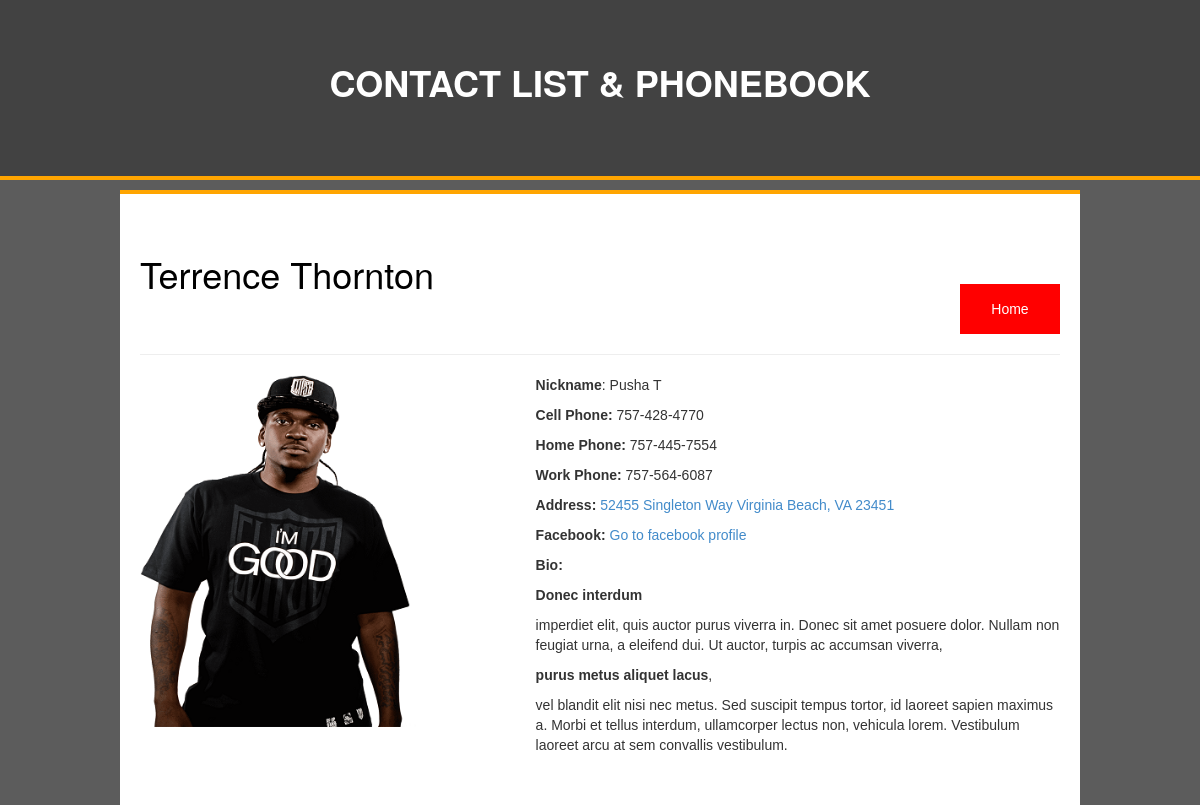
The page /phonebook_database/contact.php?id=30 on the database its author committed.
### tables this page shows
CREATE TABLE `contacts` (
  `contact_id` int(11) NOT NULL,
  `contact_fname` varchar(100) NOT NULL,
  `contact_lname` varchar(100) NOT NULL,
  `contact_nickname` varchar(100) NOT NULL,
  `contact_cphone` varchar(50) NOT NULL,
  `contact_hphone` varchar(50) NOT NULL,
  `contact_wphone` varchar(50) NOT NULL,
  `contact_facebook` varchar(50) NOT NULL,
  `contact_address` varchar(100) NOT NULL,
  `contact_city` varchar(50) NOT NULL,
  `contact_state` varchar(50) NOT NULL,
  `contact_zipcode` varchar(50) NOT NULL,
  `contact_profile` varchar(255) NOT NULL,
  `contact_notes` longblob NOT NULL,
  `contact_status` enum('0','1') NOT NULL DEFAULT '1'
);

### phonebook_database/contact.php (the view, shortened to what this page needs)
<?php
	if (isset($_GET['id'])) {
		$contact_id = $_GET['id'];
		require_once"connect.php";
		$contacts = array();
		$all_contacts = "select * from contacts where contact_id = '$contact_id'";
		$sql_all_contacts = $conn->query($all_contacts);
		while ($row = mysqli_fetch_assoc($sql_all_contacts)) {
			$contacts[] = $row;
		}
		foreach ($contacts as $contact);
	}
 ?>
<!DOCTYPE html>
<html>
<head>
	<?php include"includes/head.inc"; ?>
</head>
<body>
	<div class="wrapper">
		<?php include"includes/header.inc"; ?>
		<div class="content">
				<div class="floatl"><h1><?php echo $contact["contact_fname"] . " " . $contact["contact_lname"]; ?></h1></div>
				<a class="floatr" href="index.php"><input class="cancel_contact_button" type="button" value="Home"></a>
				<hr>
				<div class="contact">
					<?php
						if ($contact["contact_profile"] == "") {?>
							<img src="img/default_profile_pic.jpg" alt="default image"  width="30%" style="float:left;">
						<?php } else{?>
						<img src="profile_images/<?php echo $contact["contact_profile"]?>" alt="" width="30%" style="float:left;">
						<?php } ?>
					<div class="contact_info">
						<p><b>Nickname</b>: <?php echo $contact["contact_nickname"] ?></p>
						<p><b>Cell Phone:</b> <?php echo $contact["contact_cphone"] ?></p>
						<p><b>Home Phone:</b> <?php echo $contact["contact_hphone"] ?></p>
						<p><b>Work Phone:</b> <?php echo $contact["contact_wphone"] ?></p>
						<p><b>Address:</b> <a href="http://maps.google.com/?q=<?php echo $contact["contact_address"] . " " . $contact["contact_city"] . ", " . $contact["contact_state"] . " " . $contact["contact_zipcode"]?>" target="_blank"><?php echo $contact["contact_address"] . " " . $contact["contact_city"] . ", " . $contact["contact_state"] . " " . $contact["contact_zipcode"]?></a></p>
						<p><b>Facebook:</b> <?php echo "<a href='http://www.facebook.com/" . $contact["contact_facebook"] . "' target='_blank'>Go to facebook profile</a>" ?></p>
						<p><b>Bio:</b> <?php echo $contact["contact_notes"] ?></p>
					</div>
				</div>
			</div>
		</div>
</body>
</html>

### phonebook_database/css/styles.css (style rules this page uses)
body { font-family:helvetica, arial, sans-serif; padding:0; margin:0; background-color:; }
.floatl { float:left;color:yellow; }
.floatr { float:right; }
.wrapper { width:100%; }
.content { width:80%; margin:-130px auto 0 auto; background-color:; border-top:4px solid orange; padding:40px 20px; }
.contact { width:100%; }
.contact_info { width:57%; float:right; margin-left:3%; }
a { text-decoration: none !important; }
.cancel_contact_button { width: 100px; height: 50px; background-color:red; color:#ffffff; border:none; margin-top:50px; }

### phonebook_database/css/main.css (style rules this page uses)
body { font-family:helvetica, arial, sans-serif; padding:0; margin:0; background-color:#5c5c5c; }
.floatl { float:left; }
.floatr { float:right; }
h1 { color:#000000; }
.wrapper { width:100%; }
.content { width:80%; margin:-130px auto 0 auto; margin-top:10px; background-color:#ffffff; border-top:4px solid orange; padding:40px 20px; }
.contact { width:100%; }
.contact_info { width:57%; float:right; margin-left:3%; }
a { text-decoration: none !important; }

### rows shown on the page
contacts: contact_fname "Terrence", contact_lname "Thornton", contact_profile (picture), contact_nickname "Pusha T", contact_cphone "757-428-4770", contact_hphone "757-445-7554", contact_wphone "757-564-6087", contact_address "52455 Singleton Way", contact_city "Virginia Beach", contact_state "VA", contact_zipcode "23451", contact_notes "Donec interdum imperdiet elit, quis auctor purus viverra in. Donec sit amet posuere dolor. Nullam non feugiat urna, a eleifend dui. Ut auctor, turpis ac accumsan viverra, purus metus aliquet lacus , vel blandit elit nisi nec metus. Sed suscipit tempus tortor, id laoreet sapien maximus a. Morbi et tellus interdum, ullamcorper lectus non, vehicula lorem. Vestibulum laoreet arcu at sem convallis vestibulum."
